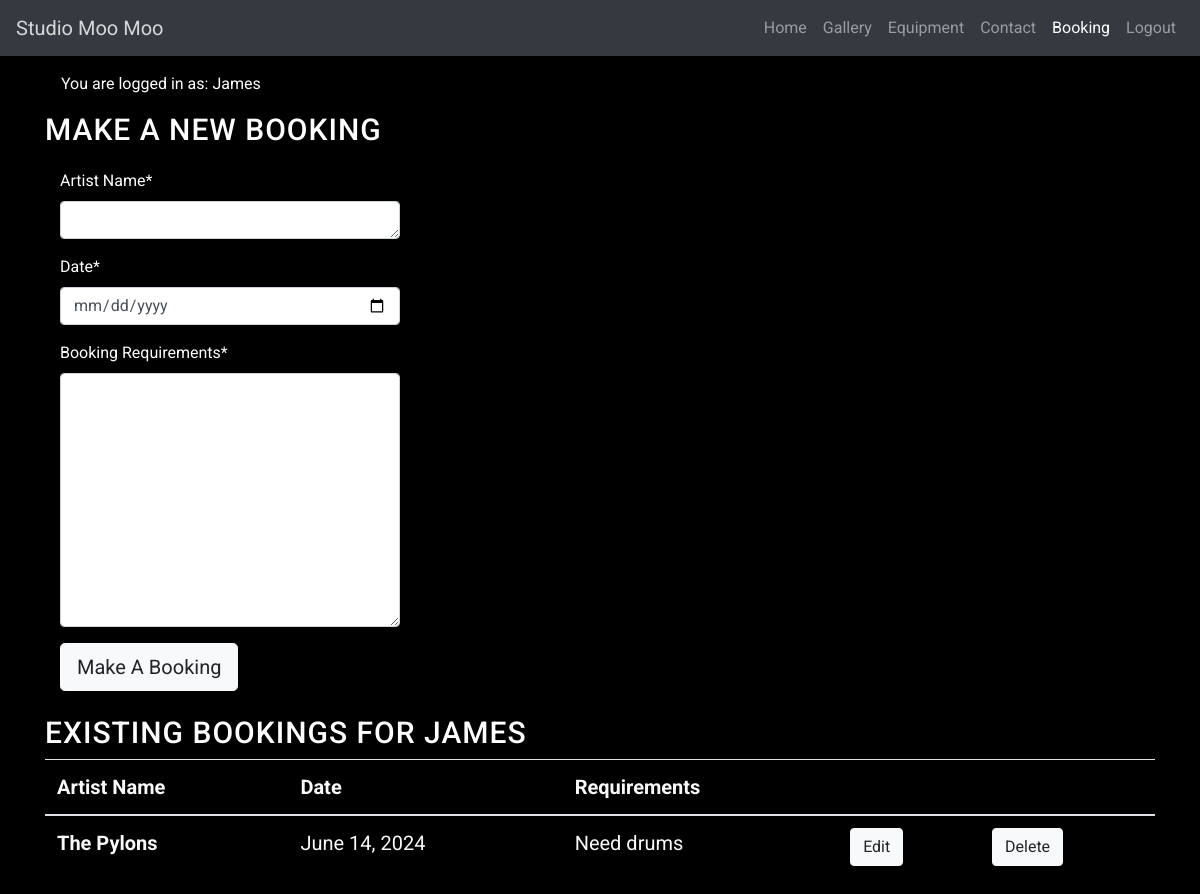
The app's page /my_bookings/ (signed in), older data.
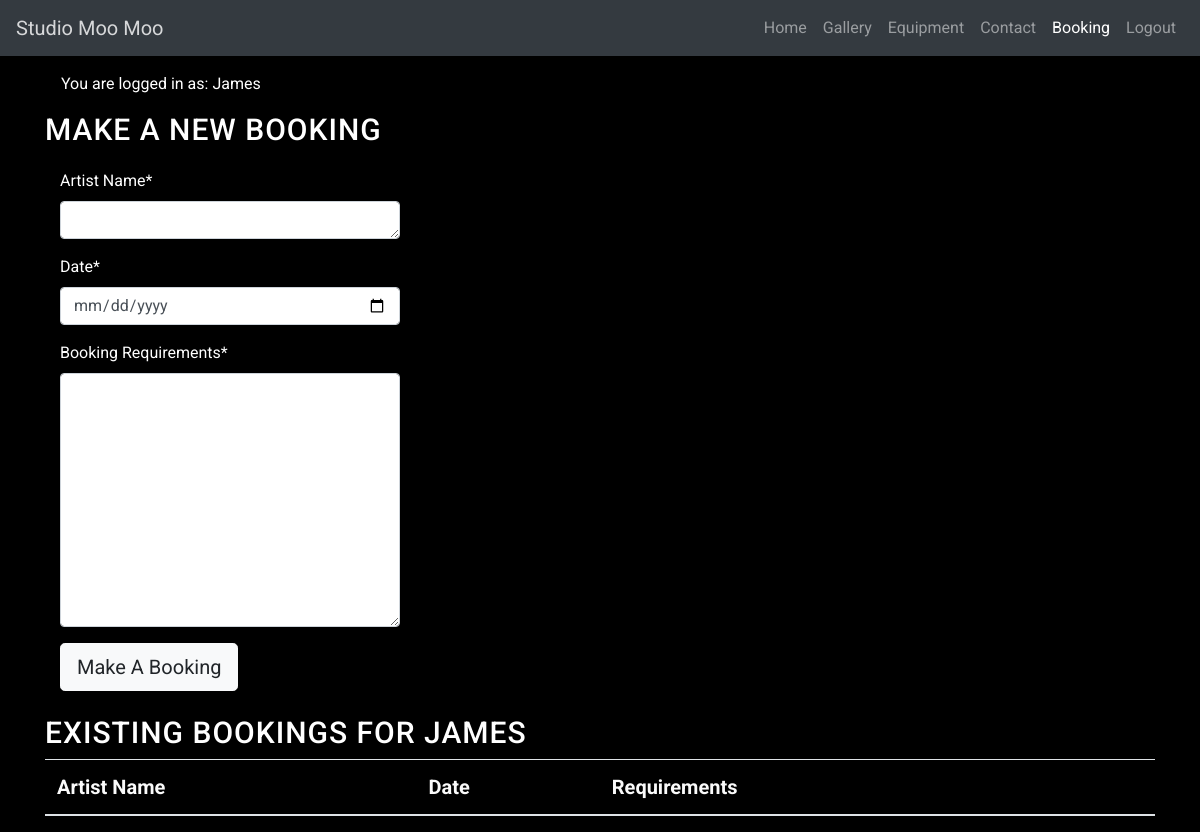
The same page, newer data.
### booking/models.py (models this page shows, shortened)
class Booking(models.Model):
    user = models.ForeignKey(User, on_delete=models.CASCADE)
    Artist_Name = models.CharField(max_length=30)
    Date = models.DateField()
    start_time = models.TimeField()
    end_time = models.TimeField()
    Booking_Requirements = models.CharField(max_length=700)

### booking/views.py (the view)
# urls.py: path('my_bookings/', views.my_bookings, name='my_bookings'),
def my_bookings(request):
    bookings = Booking.objects.filter(user=request.user)
    booking_form = BookingForm()
    if request.method == "POST":
        booking_form = BookingForm(data=request.POST)
        if booking_form.is_valid():
            booking = booking_form.save(commit=False)
            booking.user = request.user
            booking.save()
    return render(
        request,
        "booking/booking_list.html",
        {
            'bookings': bookings,
            'booking_form' : booking_form,
        },
    )

### booking/forms.py
class BookingForm(forms.ModelForm):
    class Meta:
        model = Booking
        fields = ('Artist_Name','Date','Booking_Requirements')
        widgets = {
            'Artist_Name': forms.Textarea(attrs={'cols': 60, 'rows': 1}),
            'Date': forms.TextInput(attrs={'type': 'date'}),
            'Booking_Requirements': forms.Textarea()
        }

### booking/templates/booking/booking_list.html (shortened to what this page needs)
{% extends "base.html" %} {% block title %} Studio Moo Moo {% endblock %}
{% load static %}
{% load crispy_forms_tags %}
{% block content %}
<body>
    <main class="flex-shrink-0 main-bg">
        {% if user.is_authenticated %}
        <p class="text-end m-3">You are logged in as: {{ user }}</p>
        {% else %}
        <p class="text-end m-3">You are not logged in</p>
        {% endif %}
    <div>
        <h1>Make a new Booking</h1>
        <div class="col-md-4 mb-4 mt-3">
          <div>
            {% if user.is_authenticated %}
            <form id="bookingForm" method="post"
              style="margin-top: 1.3em;">
              {{ booking_form | crispy }}
              <button id="BookingButton" type="submit"
                class="btn btn-lg btn-light">Make A Booking</button>
            </form>
            {% else %}
            <p>Log in to make a booking</p>
            {% endif %}
          </div>
        </div>
    </div>
    <div>
        <h1>Existing bookings for {{ user }}</h1>
    </div>
    <table class="table">
        <thead>
          <tr>
            <th scope="col">Artist Name</th>
            <th scope="col">Date</th>
            <th scope="col">Requirements</th>
            <th></th>
            <th></th>
          </tr>
        </thead>
        {% for booking in bookings %}
        <tbody>
          <tr>
            <th scope="row">{{ booking.Artist_Name }}</th>
            <td>{{ booking.Date }}</td>
            <td>{{ booking.Booking_Requirements }}</td>
            {% if user.is_authenticated %}
            <td>
              <a class="btn btn-light btn-edit" href="{% url 'edit_booking' booking.pk%}">Edit</a>
            <td><a class="btn btn-light btn-edit" href="{% url 'delete_booking' booking.pk%}">Delete</a></td>
            {% endif %}</td>
          </tr>
        {% endfor %}
        </tbody>
      </table>
    </div>
</body>
</html>
{% endblock %}

Row changes from the older to the newer data that the page shows:
removed Booking: Artist_Name "The Pylons", Date "June 14, 2024", Booking_Requirements "Need drums"
